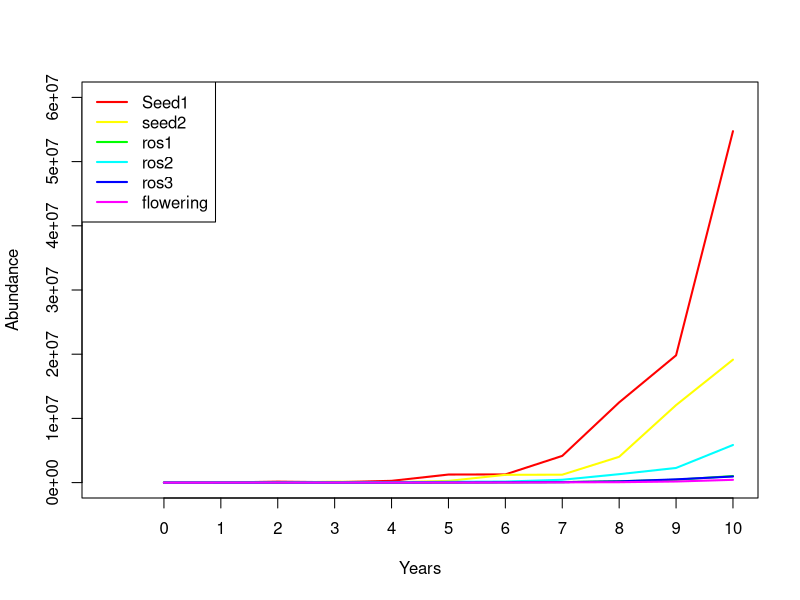

Write R code to recreate this figure.
## ---- chunk 1
knitr::opts_chunk$set(echo = TRUE, cache = TRUE)
## ---- chunk 2
teasel <- read.csv("teaselmatrix1.csv", header=T)
teasel <- teasel[,-1]
teasel_matrix <- as.matrix(teasel)
colnames(teasel_matrix) <- names(teasel)
rownames(teasel_matrix) <- names(teasel)
teasel_matrix

## ---- chunk 3

Initial_teasel <- matrix(c(1000,1500,200,300,600,25),ncol=1)
rownames(Initial_teasel) <- rownames(teasel_matrix)
colnames(Initial_teasel) <- "Abundance"
Initial_teasel

## ---- chunk 4

Year1 <- teasel_matrix %*% Initial_teasel
Year1
  
## ---- chunk 5
thisYear <- Year1
nextYear <- teasel_matrix %*% thisYear
nextYear

## ---- chunk 6
nYears <- 10
tenYears <- matrix(0,nrow=6,ncol=nYears+1)
rownames(tenYears) <- rownames(Initial_teasel)
colnames(tenYears) <- seq(0,10)
tenYears[,1] <- Initial_teasel 

for(t in 2:(nYears+1)){
  tenYears[,t] <-  teasel_matrix %*% tenYears[,t-1]
}

tenYears

## ---- chunk 7

plot(1,1,pch="",ylim=c(0,60000000),xlim=c(0,11),xlab="Years",ylab="Abundance",xaxt="n")
cols <- rainbow(6)
for(s in 1:6){
  points(tenYears[s,],col=cols[s],type="l",lwd=2)
}
axis(1,at=seq(1,11),labels = seq(0,10))
legend("topleft",col=cols,lwd=rep(2,6),legend=rownames(tenYears))

## ---- chunk 8
TMat <- matrix(0,nrow=3,ncol=3)
stagenames <- c("Juveniles","Subadults","Adults")
rownames(TMat) <- stagenames
colnames(TMat) <- stagenames
TMat
## ---- chunk 9
TMat[2,1] <- 0.3
TMat
## ---- chunk 10
TMat[,1] <- c(0,0.3,0)
TMat[,2] <- c(0,0.4,0.1)
TMat[,3] <- c(4,0,0.85)
TMat
